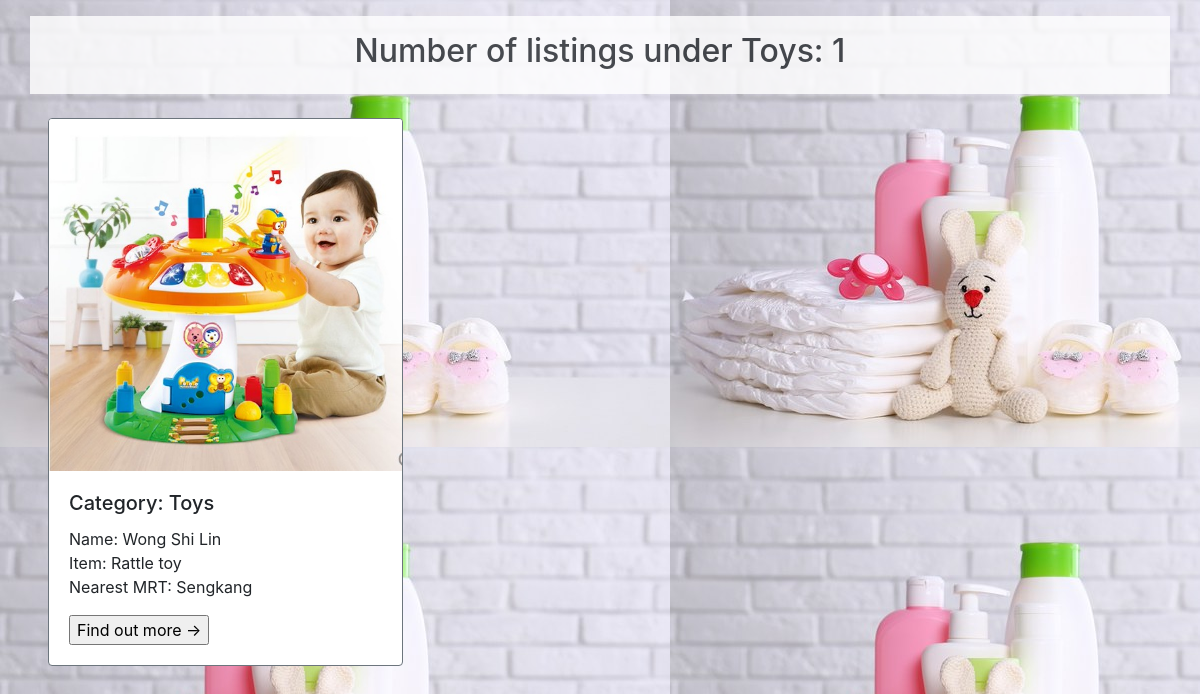
The page /misc/show_category.php?cat=Toys on the database its author committed.
### tables this page shows
CREATE TABLE if not exists beneficiarylisting (
  username varchar(20) NOT NULL,
  mrt varchar(256) NOT NULL,
  category varchar(256) NOT NULL,
  item varchar(256) NOT NULL,
  quantity varchar(256) NOT NULL,
  itemcondition varchar(500)
);

### database/ListingDAO.php (called while the page is built, shortened)
<?php
  class ListingDAO {
    public function getListingByCat($category) {
      $connMgr = new ConnectionManager();
      $pdo = $connMgr->connect();
      $sql = 'SELECT username, mrt, category, item FROM beneficiarylisting where category = :category';
      $stmt = $pdo->prepare($sql);
      $stmt->bindParam(':category', $category, PDO::PARAM_STR);
      $stmt->execute();
      $result = [];
      $stmt->setFetchMode(PDO::FETCH_ASSOC);
      while($row = $stmt->fetch()) {
        $result[] = new Listing($row['username'], $row['mrt'], $row['category'], $row['item']);
      }
      return $result;
    }
  }
?>

### database/common.php (called while the page is built, shortened)
<?php
spl_autoload_register(function($class) {
    $path = $class . ".php";
});
?>

### database/Listing.php (called while the page is built)
<?php
    class Listing{
        private $username;
        private $category;
        private $item;
        private $mrt;
        public function __construct($username, $mrt, $category, $item){
            $this->username = $username;
            $this->mrt = $mrt;
            $this->category = $category;
            $this->item = $item;
        }
        public function getName(){
            return $this->username;
        }
        public function getCategory(){
            return $this->category;
        }
        public function getItem() {
            return $this->item;
        }
        public function getMrt(){
            return $this->mrt;
        }
    }
?>

### misc/show_category.php (the view, shortened to what this page needs)
<?php
    require_once "../database/common.php";
?>
<!DOCTYPE html>
<html lang="en">
<head>
    <link rel="stylesheet" href="https://stackpath.bootstrapcdn.com/bootstrap/4.5.2/css/bootstrap.min.css">
</head>
<body>
    <?php
        $category = $_GET["cat"];
        $dao = new ListingDAO;
        $listings = $dao->getListingByCat($category);
        $count = count($listings);
        echo "<div class='container text-center p-3 mt-3 heading'> <h2>Number of listings under {$category}: {$count}</h2></div>";
        echo "<br>";
        echo "<div class='card-columns px-5'>";
        foreach ($listings as $listing){
            echo "<div class='card border-secondary mb-3'>";
            if ($listing->getCategory() == 'Clothing') {
                echo "<img class='card-img-top' src='../images/cardclothes.jpg' alt='Card image cap'>";
            }
            elseif ($listing->getCategory() == 'Toys') {
                echo "<img class='card-img-top' src='../images/cardtoys.jpg' alt='Card image cap'>";
            }
            elseif ($listing->getCategory() == 'Hygiene') {
                echo "<img class='card-img-top' src='../images/cardhygiene.jpg' alt='Card image cap'>";
            }
            echo"
            <div class='card-body'>
                <form action='./display_popup.php'>
                    <h5 class='card-title'>Category: {$listing->getCategory()}</h5>
                    <p class='card-text'>Name: {$listing->getName()}<br>Item: {$listing->getItem()}<br> Nearest MRT: {$listing->getMrt()}</p>
                    <input type='hidden' name='u_name' value='{$listing->getName()}'>
                    <input type='submit' value='Find out more &#8594;'>
                </form>
            </div>
        </div>";
        }
        ?>
    </div>
</body>
</html>

### misc/show_category.php (style rules this page uses)
body { background-image: url("../images/showcatHygiene.jpg"); }
.heading { background-color: white; opacity: 0.8; }

### rows shown on the page
beneficiarylisting: category "Toys", username "Wong Shi Lin", item "Rattle toy", mrt "Sengkang"

### other values the page prints
$count "1"
